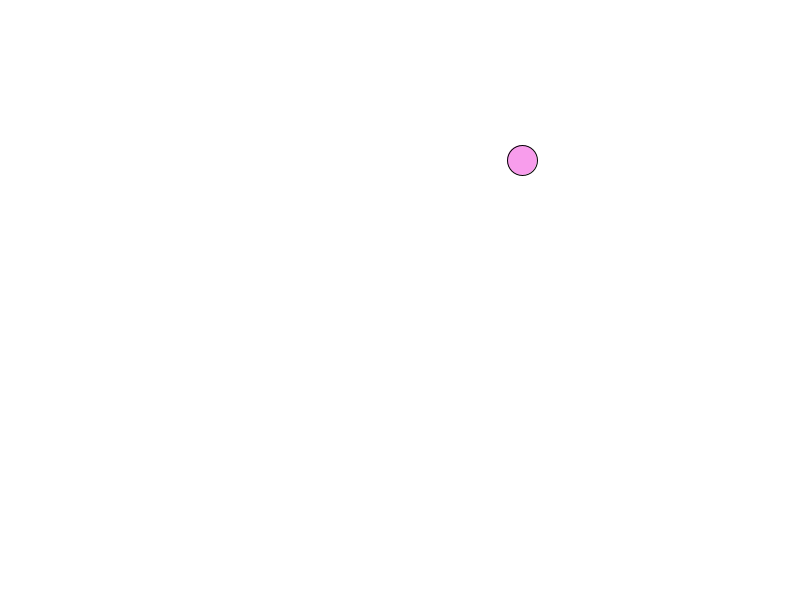
Frame 1 (no input)
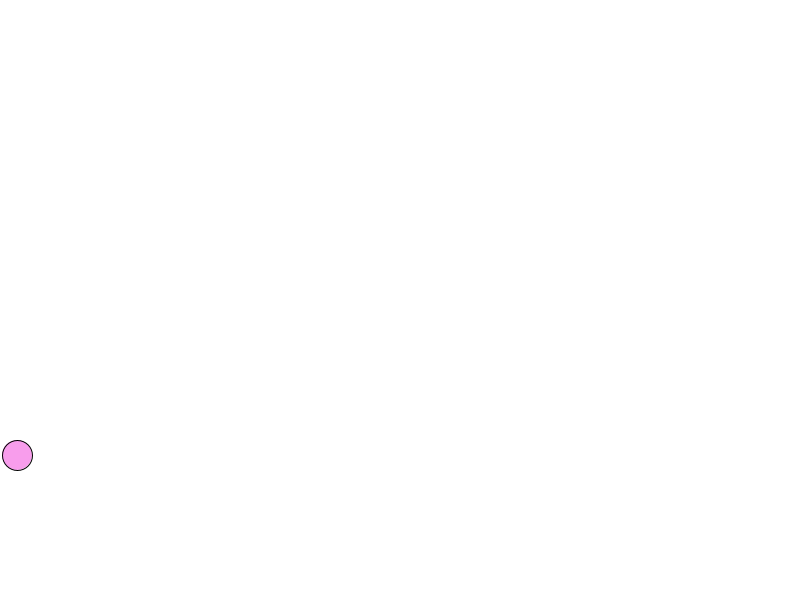
Frame 60 (the mouse pressed at the canvas centre just before this capture)
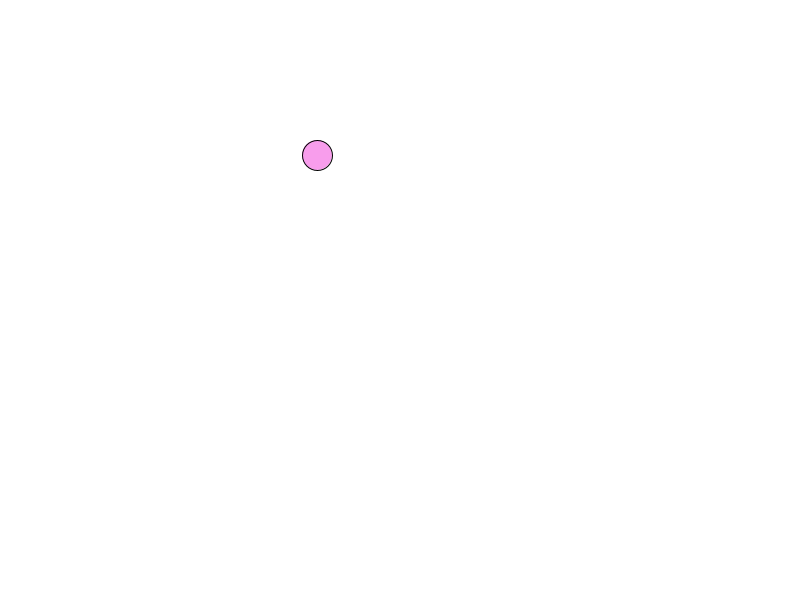
Frame 120 (the mouse held since frame 60 and released just before this capture)

The Processing sketch that drew these frames (run headless with seeded random() and noise(); from frame 60 on, the mouse is pressed at the canvas centre):

// Processing sketch: singleCircle
// ── singleCircle.pde
int cx;
int cy;
color cc;

void setup()
{
  size(800, 600);
  
  cx = int(random(width));
  cy = int(random(height));
  cc = color(random(255), random(255), random(255), 128);
}

void draw()
{
  background(255);
  
  cx += 5;
  cy += 5;
  fill(cc);
  ellipse(cx, cy, 30, 30);
  
  cx = cx % width;
  cy = cy % height;
  
}
